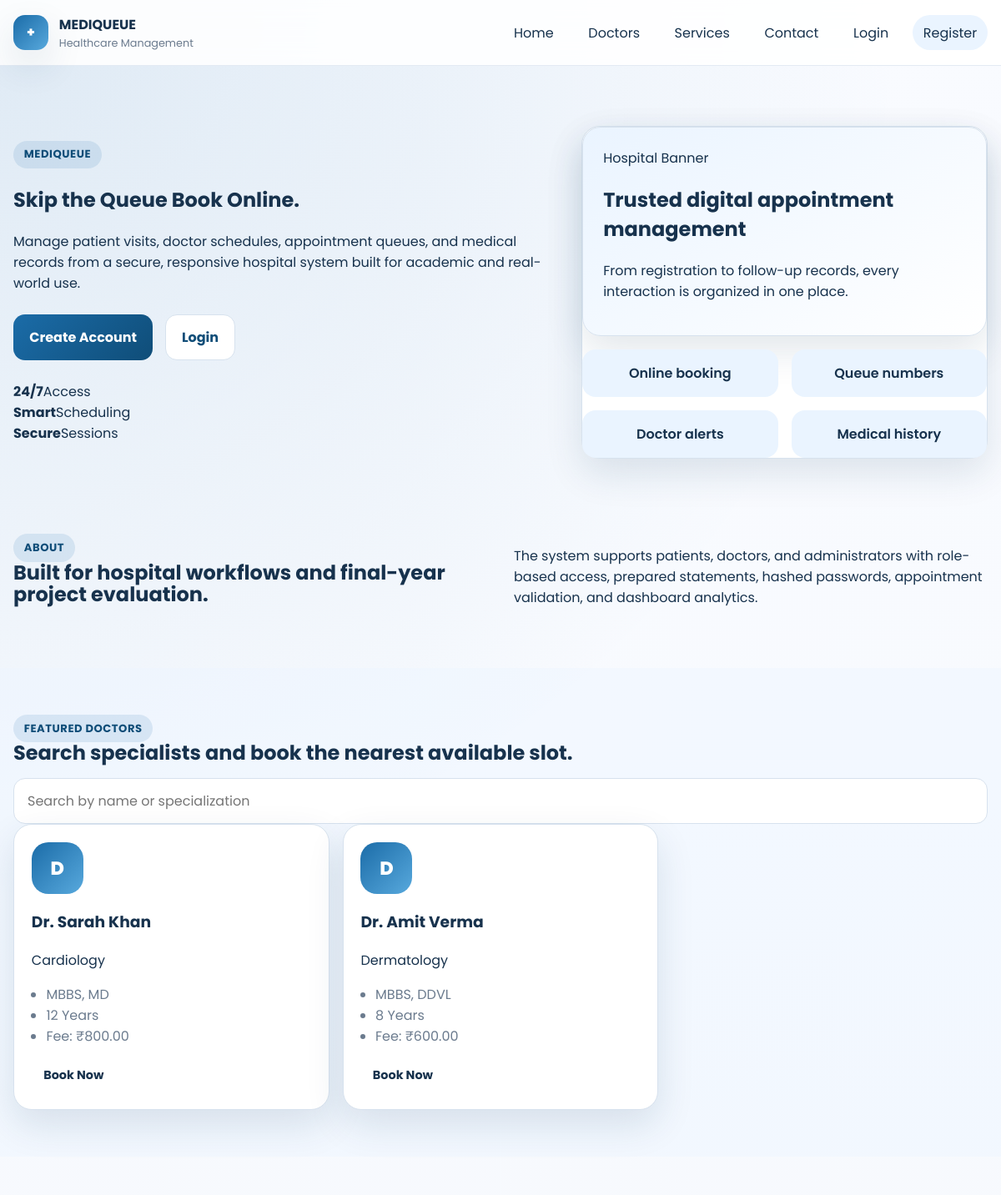
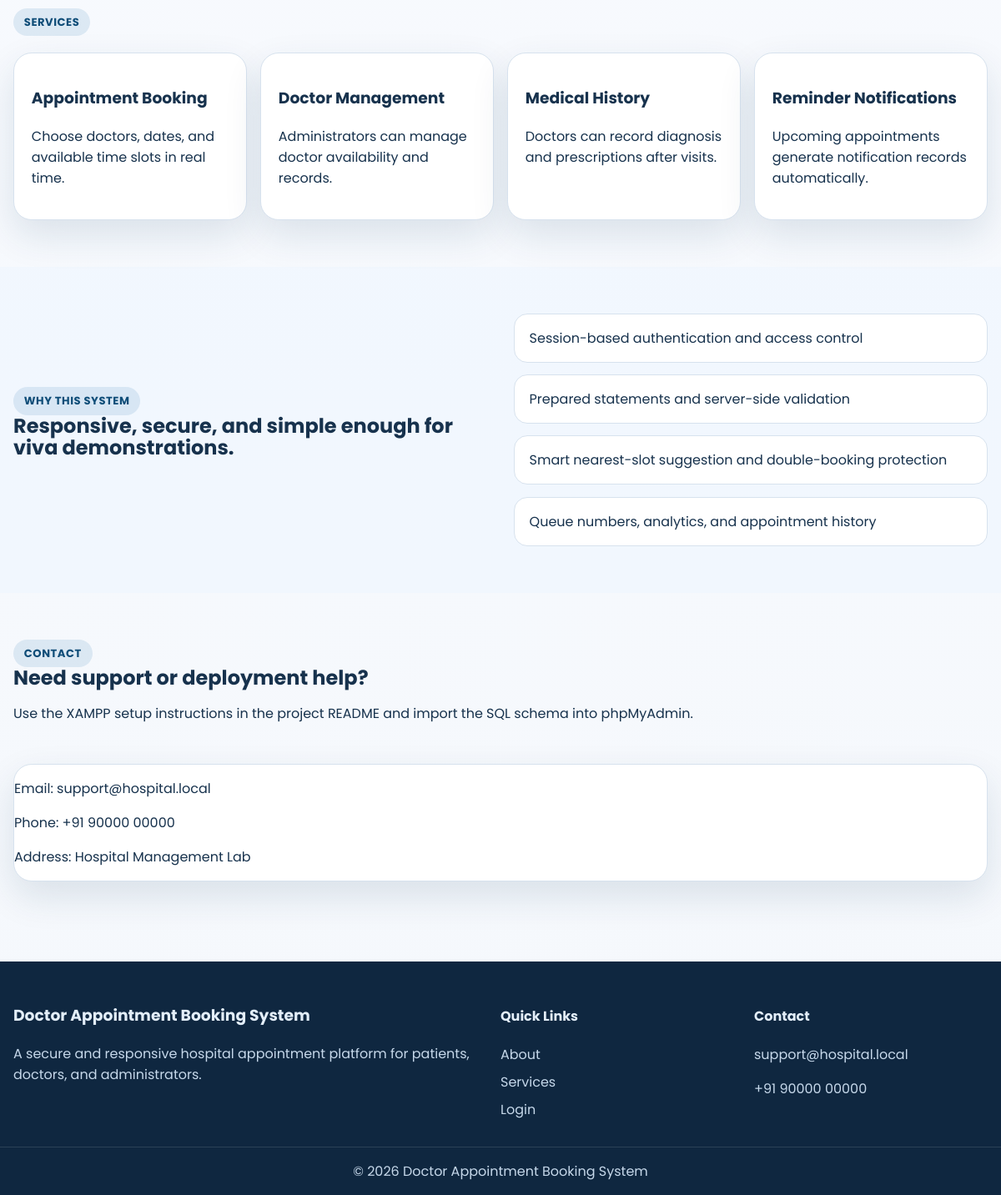
The page / on the database its author committed (2 pictures, top to bottom).
### tables this page shows
CREATE TABLE doctors (
    doctor_id INT AUTO_INCREMENT PRIMARY KEY,
    user_id INT NULL,
    doctor_name VARCHAR(150) NOT NULL,
    specialization VARCHAR(120) NOT NULL,
    qualification VARCHAR(255) NOT NULL,
    experience VARCHAR(100) NOT NULL,
    consultation_fee DECIMAL(10,2) NOT NULL DEFAULT 0,
    available_days VARCHAR(100) NOT NULL,
    available_from TIME NOT NULL,
    available_to TIME NOT NULL,
    profile_image VARCHAR(255) DEFAULT NULL,
    CONSTRAINT fk_doctors_user FOREIGN KEY (user_id) REFERENCES users(id) ON DELETE SET NULL ON UPDATE CASCADE
);

### includes/functions.php (called while the page is built, shortened)
<?php
function e(?string $value): string
{
    return htmlspecialchars((string) $value, ENT_QUOTES, 'UTF-8');
}

### index.php (the view, shortened to what this page needs)
<?php
require_once __DIR__ . '/config/db.php';
$featuredDoctors = $pdo->query('SELECT * FROM doctors ORDER BY doctor_id ASC LIMIT 6')->fetchAll();
require_once __DIR__ . '/includes/header.php';
?>
<section class="hero">
    <div class="container hero-grid">
        <div class="hero-copy">
            <span class="eyebrow">Mediqueue</span>
            <h2> Skip the Queue Book Online.</h2>
            <p>Manage patient visits, doctor schedules, appointment queues, and medical records from a secure, responsive hospital system built for academic and real-world use.</p>
            <div class="hero-actions">
                <a class="btn btn-primary" href="register.php">Create Account</a>
                <a class="btn btn-secondary" href="login.php">Login</a>
            </div>
            <div class="hero-stats">
                <div><strong>24/7</strong><span>Access</span></div>
                <div><strong>Smart</strong><span>Scheduling</span></div>
                <div><strong>Secure</strong><span>Sessions</span></div>
            </div>
        </div>
        <div class="hero-card">
            <div class="banner-card">
                <span>Hospital Banner</span>
                <h2>Trusted digital appointment management</h2>
                <p>From registration to follow-up records, every interaction is organized in one place.</p>
            </div>
            <div class="mini-grid">
                <div>Online booking</div>
                <div>Queue numbers</div>
                <div>Doctor alerts</div>
                <div>Medical history</div>
            </div>
        </div>
    </div>
</section>
<section id="about" class="section">
    <div class="container two-col">
        <div>
            <span class="section-tag">About</span>
            <h2>Built for hospital workflows and final-year project evaluation.</h2>
        </div>
        <p>The system supports patients, doctors, and administrators with role-based access, prepared statements, hashed passwords, appointment validation, and dashboard analytics.</p>
    </div>
</section>
<section id="doctors" class="section alt-section">
    <div class="container">
        <div class="section-head">
            <div>
                <span class="section-tag">Featured Doctors</span>
                <h2>Search specialists and book the nearest available slot.</h2>
            </div>
            <div class="search-bar">
                <input type="text" id="doctorSearch" placeholder="Search by name or specialization" data-doctor-search>
            </div>
        </div>
        <div class="doctor-grid" id="doctorResults">
            <?php foreach ($featuredDoctors as $doctor): ?>
                <article class="doctor-card">
                    <div class="doctor-avatar"><?php echo strtoupper(substr((string) $doctor['doctor_name'], 0, 1)); ?></div>
                    <h3><?php echo e($doctor['doctor_name']); ?></h3>
                    <p><?php echo e($doctor['specialization']); ?></p>
                    <ul>
                        <li><?php echo e($doctor['qualification']); ?></li>
                        <li><?php echo e($doctor['experience']); ?></li>
                        <li>Fee: ₹<?php echo e($doctor['consultation_fee']); ?></li>
                    </ul>
                    <a class="btn btn-small" href="book_appointment.php?doctor_id=<?php echo (int) $doctor['doctor_id']; ?>">Book Now</a>
                </article>
            <?php endforeach; ?>
        </div>
    </div>
</section>
<section id="services" class="section">
    <div class="container">
        <span class="section-tag">Services</span>
        <div class="service-grid">
            <article class="service-card"><h3>Appointment Booking</h3><p>Choose doctors, dates, and available time slots in real time.</p></article>
            <article class="service-card"><h3>Doctor Management</h3><p>Administrators can manage doctor availability and records.</p></article>
            <article class="service-card"><h3>Medical History</h3><p>Doctors can record diagnosis and prescriptions after visits.</p></article>
            <article class="service-card"><h3>Reminder Notifications</h3><p>Upcoming appointments generate notification records automatically.</p></article>
        </div>
    </div>
</section>
<section class="section alt-section">
    <div class="container two-col">
        <div>
            <span class="section-tag">Why This System</span>
            <h2>Responsive, secure, and simple enough for viva demonstrations.</h2>
        </div>
        <div class="feature-list">
            <div>Session-based authentication and access control</div>
            <div>Prepared statements and server-side validation</div>
            <div>Smart nearest-slot suggestion and double-booking protection</div>
            <div>Queue numbers, analytics, and appointment history</div>
        </div>
    </div>
</section>
<section id="contact" class="section contact-section">
    <div class="container contact-grid">
        <div>
            <span class="section-tag">Contact</span>
            <h2>Need support or deployment help?</h2>
            <p>Use the XAMPP setup instructions in the project README and import the SQL schema into phpMyAdmin.</p>
        </div>
        <div class="contact-card">
            <p>Email: support@hospital.local</p>
            <p>Phone: +91 90000 00000</p>
            <p>Address: Hospital Management Lab</p>
        </div>
    </div>
</section>
<?php require_once __DIR__ . '/includes/footer.php'; ?>

### css/style.css (style rules this page uses)
:root { --bg: #f5f8fc; --surface: #ffffff; --surface-2: #eaf4ff; --primary: #1b6ca8; --primary-dark: #0f4d78; --accent: #2fbf71; --danger: #d64545; --text: #17324d; --muted: #6b7b8e; --border: #d7e2ee; --shadow: 0 18px 45px rgba(18, 54, 88, 0.12); }
* { box-sizing: border-box; }
html { scroll-behavior: smooth; }
body { margin: 0; font-family: 'Poppins', sans-serif; color: var(--text); background: radial-gradient(circle at top left, rgba(27,108,168,.12), transparent 35%), linear-gradient(180deg, #f9fbff 0%, var(--bg) 100%); }
a { color: inherit; text-decoration: none; }
.container { width: min(1180px, calc(100% - 2rem)); margin: 0 auto; }
.hero { padding: 4.5rem 0 2rem; }
.hero-grid, .auth-grid, .contact-grid, .two-col { display: grid; gap: 2rem; }
.hero-grid { grid-template-columns: 1.2fr .9fr; align-items: center; }
.hero-copy h1, .auth-copy h1, .section h1, .section h2 { line-height: 1.1; margin: 0 0 1rem; }
.eyebrow, .section-tag { display: inline-flex; padding: .42rem .8rem; border-radius: 999px; background: rgba(27,108,168,.12); color: var(--primary-dark); font-size: .82rem; font-weight: 700; letter-spacing: .04em; text-transform: uppercase; }
.hero-actions { display: flex; gap: .9rem; flex-wrap: wrap; margin: 1.6rem 0; }
.btn { display: inline-flex; align-items: center; justify-content: center; gap: .5rem; border: 0; border-radius: 14px; padding: .85rem 1.2rem; font-weight: 700; cursor: pointer; transition: transform .2s ease, box-shadow .2s ease; }
.btn-primary { background: linear-gradient(135deg, var(--primary), var(--primary-dark)); color: #fff; }
.btn-secondary { background: var(--surface); color: var(--primary-dark); border: 1px solid var(--border); }
.btn-small { padding: .55rem .9rem; border-radius: 11px; font-size: .9rem; }
.hero-card, .form-card, .table-card, .stat-card, .service-card, .contact-card, .banner-card, .slot-chip, .doctor-card { background: var(--surface); border: 1px solid var(--border); border-radius: 22px; box-shadow: var(--shadow); }
.banner-card { padding: 1.5rem; background: linear-gradient(145deg, #eaf4ff, #ffffff); }
.mini-grid, .service-grid, .doctor-grid, .stats-grid, .slot-grid, .action-grid { display: grid; gap: 1rem; }
.mini-grid { grid-template-columns: repeat(2, 1fr); margin-top: 1rem; }
.mini-grid div, .slot-chip { padding: 1rem; border-radius: 16px; background: var(--surface-2); font-weight: 600; text-align: center; }
.section { padding: 3.5rem 0; }
.alt-section { background: rgba(234,244,255,.45); }
.two-col { grid-template-columns: 1fr 1fr; align-items: center; }
.service-grid { grid-template-columns: repeat(4, 1fr); margin-top: 1.2rem; }
.service-card, .doctor-card { padding: 1.3rem; }
.doctor-grid { grid-template-columns: repeat(3, 1fr); }
.doctor-avatar { width: 62px; height: 62px; border-radius: 20px; display: grid; place-items: center; background: linear-gradient(135deg, #1b6ca8, #58a9dd); color: #fff; font-size: 1.4rem; font-weight: 800; }
.doctor-card ul { padding-left: 1.1rem; color: var(--muted); }
input, select, textarea { width: 100%; padding: .9rem 1rem; border-radius: 14px; border: 1px solid var(--border); background: #fff; color: var(--text); font: inherit; }
.contact-section { padding-bottom: 4rem; }
.feature-list { display: grid; gap: .9rem; }
.feature-list div { padding: 1rem 1.1rem; border-radius: 16px; background: var(--surface); border: 1px solid var(--border); }

### rows shown on the page
doctors: doctor_name "D", doctor_name "Dr. Sarah Khan", specialization "Cardiology", qualification "MBBS, MD", experience "12 Years", consultation_fee "800.00"
doctors: doctor_name "D", doctor_name "Dr. Amit Verma", specialization "Dermatology", qualification "MBBS, DDVL", experience "8 Years", consultation_fee "600.00"
